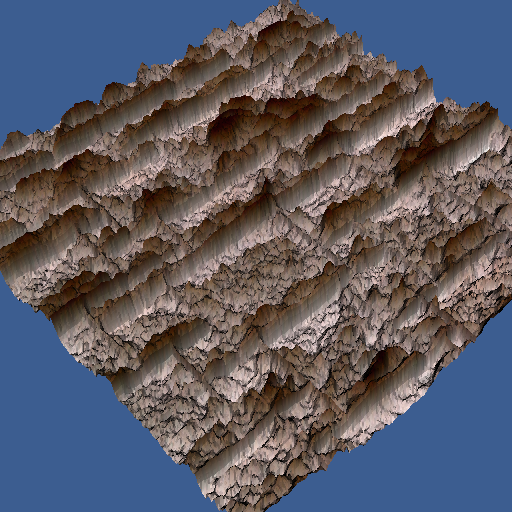

Write the Python code that produced this figure.
#!/usr/bin/env python

# Read a BMP image, convert to luminance, extract as geometry, warp
# by scalar value, and texture with the original color image.

import os
from pathlib import Path

# Factory overrides: importing these modules registers the OpenGL rendering
# and interaction style implementations for vtkRenderingCore factory classes.
import vtkmodules.vtkInteractionStyle  # noqa: F401
import vtkmodules.vtkRenderingOpenGL2  # noqa: F401
# VTK pipeline classes used in this example
from vtkmodules.vtkFiltersCore import vtkMergeFilter
from vtkmodules.vtkFiltersGeneral import vtkWarpScalar
from vtkmodules.vtkFiltersGeometry import vtkImageDataGeometryFilter
from vtkmodules.vtkIOImage import vtkBMPReader
from vtkmodules.vtkImagingColor import vtkImageLuminance
from vtkmodules.vtkRenderingCore import (
    vtkActor,
    vtkDataSetMapper,
    vtkRenderWindow,
    vtkRenderWindowInteractor,
    vtkRenderer,
)

# Colors (normalized RGB)
steel_blue_rgb = (0.235, 0.365, 0.565)

# Data directory: defaults to the folder containing this script
data_dir = Path(os.environ.get("VPE_DATA_DIR", Path(__file__).parent))

# Reader: load the BMP image
reader = vtkBMPReader()
reader.SetFileName(str(data_dir / "masonry.bmp"))

# Luminance: convert color image to grayscale
luminance = vtkImageLuminance()
luminance.SetInputConnection(reader.GetOutputPort())

# Geometry: extract the image data as a flat polygon mesh
geometry = vtkImageDataGeometryFilter()
geometry.SetInputConnection(luminance.GetOutputPort())

# Warp: displace the mesh perpendicular to the image plane by luminance
warp = vtkWarpScalar()
warp.SetInputConnection(geometry.GetOutputPort())
warp.SetScaleFactor(-0.1)

# Merge: combine the warped geometry with the original color scalars
merge = vtkMergeFilter()
merge.SetGeometryConnection(warp.GetOutputPort())
merge.SetScalarsConnection(reader.GetOutputPort())

# Mapper: map the merged data to graphics primitives
mapper = vtkDataSetMapper()
mapper.SetInputConnection(merge.GetOutputPort())
mapper.SetScalarRange(0, 255)

# Actor: assign the mapped geometry
actor = vtkActor()
actor.SetMapper(mapper)

# Renderer: assemble the scene and configure the camera
renderer = vtkRenderer()
renderer.AddActor(actor)
renderer.SetBackground(steel_blue_rgb)

# Window: display the rendered scene
render_window = vtkRenderWindow()
render_window.AddRenderer(renderer)
render_window.SetWindowName("warp")
render_window.SetMultiSamples(0)
render_window.SetSize(512, 512)

# Interactor: handle mouse and keyboard events
render_window_interactor = vtkRenderWindowInteractor()
render_window_interactor.SetRenderWindow(render_window)

# Scene: configure the camera
renderer.ResetCamera()
renderer.GetActiveCamera().SetPosition(-100, -130, 325)
renderer.GetActiveCamera().SetFocalPoint(105, 114, -29)
renderer.GetActiveCamera().SetViewUp(0.51, 0.54, 0.67)
renderer.ResetCameraClippingRange()

render_window_interactor.Initialize()
render_window_interactor.Start()
